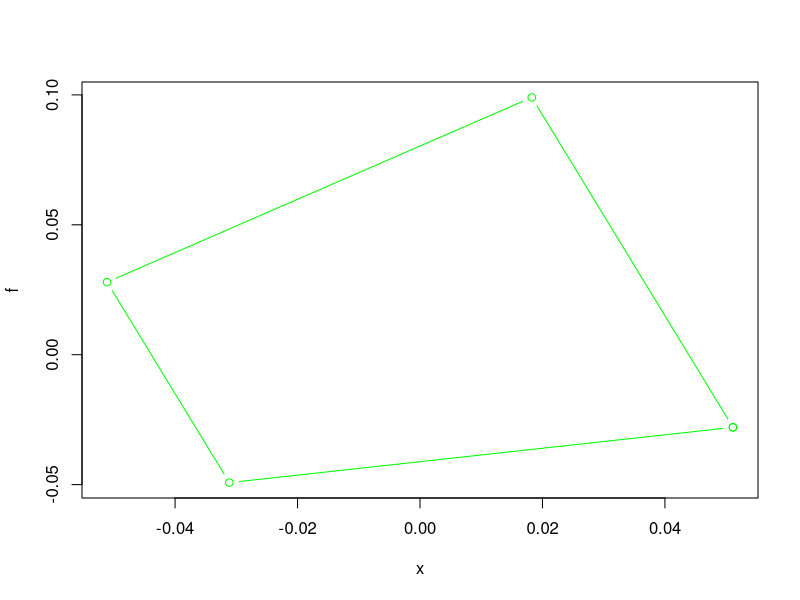

R code for this plot: (Note: a time limit stopped this script after it produced the figure.)
check_device <- function()
{
    while (!is.null(dev.list())) Sys.sleep(1)
}

phi <- function(t, ei_vals, ei_vecs) {
    phi_1 <- exp(Re(ei_vals[1])*t)*(cos(Im(ei_vals[1])*t)*Re(ei_vecs[,1]) - sin(Im(ei_vals[1])*t)*Im(ei_vecs[,1]))
    phi_2 <- exp(Re(ei_vals[2])*t)*(cos(Im(ei_vals[2])*t)*Im(ei_vecs[,2]) + sin(Im(ei_vals[2])*t)*Re(ei_vecs[,2]))
    a <- cbind(phi_1, phi_2)
    return(a)
}

pplot <- function(M, Color) {
    convex <- chull(t(M))
    tmp <- M[1:2, convex]
    data <- as.data.frame(t(cbind(tmp, tmp[,1])))
    colnames(data) <- c("x", "f")
    # data <- head(data, -1)
    plot(data, type="b", col=Color)
}

xsum <- function(h, vec) {
    return((solve(h)%*%vec) / c(sqrt(vec%*%(solve(h)%*%vec))))
}



print("A:")
A_tilde <- matrix(c(2*sqrt(2), 2*sqrt(2), -sqrt(2), 0), 2)
delta <- 0.04
A_tilde

print("eigen normalized:")
ei <- eigen(A_tilde)
ei_vals <- ei$values
ei_vecs <- ei$vectors
print("ei_vals:")
ei_vals
print("ei_vecs:")
ei_vecs

print("TEST FOR Im(ei_vecs[1, 1]):")
Im(ei_vecs[1, 1])
print("TEST FOR Im(ei_vecs[1, 2]):")
Im(ei_vecs[1, 2])

print("phi(0): ")
phi(0, ei_vals, ei_vecs)
print("phi(delta): ")
phi(delta, ei_vals, ei_vecs)

print("PHI(delta)PHI^{-1}(0):")
A <- phi(delta, ei_vals, ei_vecs)%*%solve(phi(0, ei_vals, ei_vecs))
print(A)

print("B:")
B <- (A - diag(2))%*%solve(A_tilde)
B
print("V:")
V <- matrix(c(1, 1, -1, 1, 1, -1, -1, -1), 2)
V
print("U:")
U <- B%*%V
U
print("H:")
H <- t(solve(B))%*%diag(2)%*%solve(B)
H

x<-seq(-0.1, 0.1, length=1000)
y<-seq(-0.1, 0.1, length=1000)
z<-outer(x, y, function(x,y) 558.84381*x^2 + 624.81490*y^2 -1)
# z<-outer(x, y, function(x,y) 370.94*x^2 + 352.55*y^2 -1 )

# X11()
# contour(x, y, z, levels=0)
# check_device()

# X11()
# pplot(U, "green")
# check_device()

ei <- eigen(H)
ei_vals <- ei$values
ei_vecs <- ei$vectors

print("p1:")
p1 <- Re(ei_vecs[,1])
p1
print("p2:")
p2 <- Re(ei_vecs[,2])
p2

print("xp1:")
xp1 <- (solve(H)%*%p1) / c(sqrt(p1%*%(solve(H)%*%p1)))
xp1
print("xp2:")
xp2 <- (solve(H)%*%p2) / c(sqrt(p2%*%(solve(H)%*%p2)))
xp2

X <- matrix(c(xp1, xp2, -xp1, -xp2), 2)
X

# X11()
# pplot(X, "green")
# check_device()

a <- xsum(H, X[,2] + X[,1])
a
P <- matrix(c(X, xsum(H, X[,2] + X[,1]), xsum(H, X[,3] + X[,2]), xsum(H, X[,4] + X[,3]),
              xsum(H, X[,4] + X[,1])), 2)
P

# X11()
# pplot(P, "green")
# check_device()

print("p:")
p <- matrix(c(p1, p2, -p1, -p2, p1), 2)
p

print("new U")
U <- cbind(X, X[,1])
U
U_out <- matrix(c(0, 0), 2)
U_out

for(i in 1:(ncol(U)-1))
{
    print(paste("Iteration(i) =", i))
    tmp <- solve(t(P[1:2, i:(i+1)]))%*%c(t(P[,i])%*%U[,i], t(P[,i+1])%*%U[,i+1])
    print(tmp)
    U_out <- cbind(U_out, tmp)
    print(U_out)
}
X11()
pplot(U_out, "green")
check_device()
